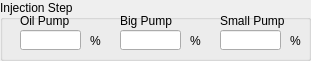
     <widget class="QGroupBox" name="groupBox_31">
      <property name="geometry">
       <rect>
        <x>10</x>
        <y>180</y>
        <width>311</width>
        <height>61</height>
       </rect>
      </property>
      <property name="title">
       <string>Injection Step</string>
      </property>
      <widget class="QLabel" name="label_67">
       <property name="geometry">
        <rect>
         <x>220</x>
         <y>10</y>
         <width>71</width>
         <height>21</height>
        </rect>
       </property>
       <property name="text">
        <string>Small Pump</string>
       </property>
      </widget>
      <widget class="QLineEdit" name="lineEdit_74">
       <property name="geometry">
        <rect>
         <x>120</x>
         <y>30</y>
         <width>61</width>
         <height>20</height>
        </rect>
       </property>
       <property name="font">
        <font>
         <pointsize>10</pointsize>
         <weight>75</weight>
         <bold>true</bold>
         <strikeout>false</strikeout>
        </font>
       </property>
       <property name="alignment">
        <set>Qt::AlignCenter</set>
       </property>
      </widget>
      <widget class="QLabel" name="label_68">
       <property name="geometry">
        <rect>
         <x>120</x>
         <y>10</y>
         <width>61</width>
         <height>21</height>
        </rect>
       </property>
       <property name="text">
        <string>Big Pump</string>
       </property>
      </widget>
      <widget class="QLineEdit" name="lineEdit_73">
       <property name="geometry">
        <rect>
         <x>220</x>
         <y>30</y>
         <width>61</width>
         <height>20</height>
        </rect>
       </property>
       <property name="font">
        <font>
         <pointsize>10</pointsize>
         <weight>75</weight>
         <bold>true</bold>
         <strikeout>false</strikeout>
        </font>
       </property>
       <property name="alignment">
        <set>Qt::AlignCenter</set>
       </property>
      </widget>
      <widget class="QLabel" name="label_85">
       <property name="geometry">
        <rect>
         <x>190</x>
         <y>30</y>
         <width>16</width>
         <height>21</height>
        </rect>
       </property>
       <property name="text">
        <string>%</string>
       </property>
      </widget>
      <widget class="QLabel" name="label_87">
       <property name="geometry">
        <rect>
         <x>290</x>
         <y>30</y>
         <width>16</width>
         <height>21</height>
        </rect>
       </property>
       <property name="text">
        <string>%</string>
       </property>
      </widget>
      <widget class="QLabel" name="label_70">
       <property name="geometry">
        <rect>
         <x>20</x>
         <y>10</y>
         <width>61</width>
         <height>21</height>
        </rect>
       </property>
       <property name="text">
        <string>Oil Pump</string>
       </property>
      </widget>
      <widget class="QLineEdit" name="lineEdit_79">
       <property name="geometry">
        <rect>
         <x>20</x>
         <y>30</y>
         <width>61</width>
         <height>20</height>
        </rect>
       </property>
       <property name="font">
        <font>
         <pointsize>10</pointsize>
         <weight>75</weight>
         <bold>true</bold>
         <strikeout>false</strikeout>
        </font>
       </property>
       <property name="alignment">
        <set>Qt::AlignCenter</set>
       </property>
      </widget>
      <widget class="QLabel" name="label_88">
       <property name="geometry">
        <rect>
         <x>90</x>
         <y>30</y>
         <width>16</width>
         <height>21</height>
        </rect>
       </property>
       <property name="text">
        <string>%</string>
       </property>
      </widget>
     </widget>
